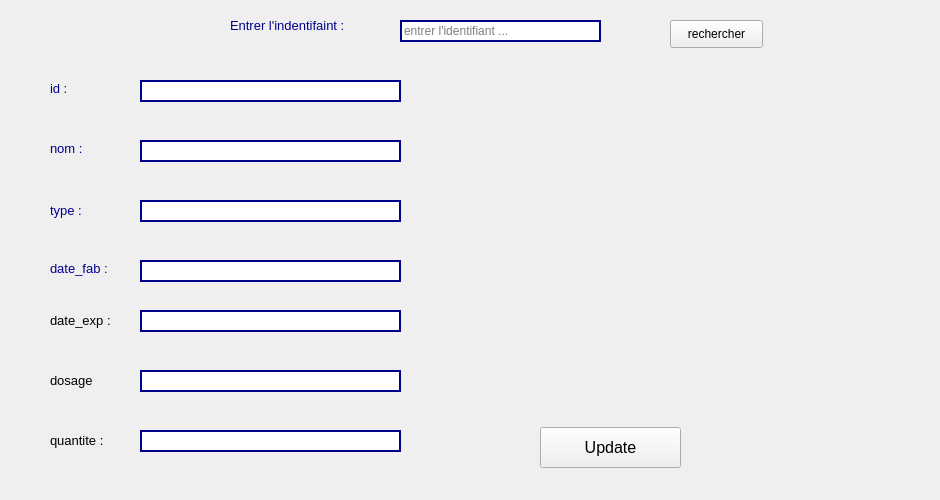
      <widget class="QWidget" name="tab_10">
       <attribute name="title">
        <string>Modifier medicament</string>
       </attribute>
       <widget class="QLabel" name="label_22">
        <property name="geometry">
         <rect>
          <x>-10</x>
          <y>0</y>
          <width>931</width>
          <height>491</height>
         </rect>
        </property>
        <property name="styleSheet">
         <string notr="true">color:darkblue</string>
        </property>
        <property name="text">
         <string/>
        </property>
        <property name="pixmap">
         <pixmap>../../Desktop/2A/Projet_C++/blue-medical-science-background-vector-19610567.jpg</pixmap>
        </property>
       </widget>
       <widget class="QLabel" name="label_23">
        <property name="geometry">
         <rect>
          <x>230</x>
          <y>10</y>
          <width>151</width>
          <height>31</height>
         </rect>
        </property>
        <property name="font">
         <font>
          <pointsize>10</pointsize>
         </font>
        </property>
        <property name="styleSheet">
         <string notr="true">color:darkblue</string>
        </property>
        <property name="text">
         <string>Entrer l'indentifaint :</string>
        </property>
       </widget>
       <widget class="QLineEdit" name="lineEdit_id_to_update">
        <property name="geometry">
         <rect>
          <x>400</x>
          <y>20</y>
          <width>201</width>
          <height>22</height>
         </rect>
        </property>
        <property name="styleSheet">
         <string notr="true">border-color:darkblue ;
border-style:solid;
border-width:2px;</string>
        </property>
        <property name="placeholderText">
         <string>entrer l'identifiant ...</string>
        </property>
       </widget>
       <widget class="QPushButton" name="pushButton">
        <property name="geometry">
         <rect>
          <x>670</x>
          <y>20</y>
          <width>93</width>
          <height>28</height>
         </rect>
        </property>
        <property name="text">
         <string>rechercher</string>
        </property>
       </widget>
       <widget class="QLabel" name="label_24">
        <property name="geometry">
         <rect>
          <x>50</x>
          <y>80</y>
          <width>55</width>
          <height>16</height>
         </rect>
        </property>
        <property name="font">
         <font>
          <pointsize>10</pointsize>
         </font>
        </property>
        <property name="styleSheet">
         <string notr="true">color:darkblue</string>
        </property>
        <property name="text">
         <string>id :</string>
        </property>
       </widget>
       <widget class="QLabel" name="label_25">
        <property name="geometry">
         <rect>
          <x>50</x>
          <y>140</y>
          <width>55</width>
          <height>16</height>
         </rect>
        </property>
        <property name="font">
         <font>
          <pointsize>10</pointsize>
         </font>
        </property>
        <property name="autoFillBackground">
         <bool>false</bool>
        </property>
        <property name="styleSheet">
         <string notr="true">color:darkblue</string>
        </property>
        <property name="text">
         <string>nom :</string>
        </property>
       </widget>
       <widget class="QLabel" name="label_26">
        <property name="geometry">
         <rect>
          <x>50</x>
          <y>200</y>
          <width>61</width>
          <height>21</height>
         </rect>
        </property>
        <property name="font">
         <font>
          <pointsize>10</pointsize>
         </font>
        </property>
        <property name="styleSheet">
         <string notr="true">color:darkblue</string>
        </property>
        <property name="text">
         <string>type :</string>
        </property>
       </widget>
       <widget class="QLabel" name="label_27">
        <property name="geometry">
         <rect>
          <x>50</x>
          <y>260</y>
          <width>81</width>
          <height>16</height>
         </rect>
        </property>
        <property name="font">
         <font>
          <pointsize>10</pointsize>
         </font>
        </property>
        <property name="styleSheet">
         <string notr="true">color:darkblue</string>
        </property>
        <property name="text">
         <string>date_fab :</string>
        </property>
       </widget>
       <widget class="QLabel" name="label_28">
        <property name="geometry">
         <rect>
          <x>50</x>
          <y>310</y>
          <width>81</width>
          <height>21</height>
         </rect>
        </property>
        <property name="font">
         <font>
          <pointsize>10</pointsize>
         </font>
        </property>
        <property name="text">
         <string>date_exp :</string>
        </property>
       </widget>
       <widget class="QLabel" name="label_29">
        <property name="geometry">
         <rect>
          <x>50</x>
          <y>370</y>
          <width>71</width>
          <height>21</height>
         </rect>
        </property>
        <property name="font">
         <font>
          <pointsize>10</pointsize>
         </font>
        </property>
        <property name="text">
         <string>dosage</string>
        </property>
       </widget>
       <widget class="QLabel" name="label_30">
        <property name="geometry">
         <rect>
          <x>50</x>
          <y>430</y>
          <width>71</width>
          <height>21</height>
         </rect>
        </property>
        <property name="font">
         <font>
          <pointsize>10</pointsize>
         </font>
        </property>
        <property name="text">
         <string>quantite :</string>
        </property>
       </widget>
       <widget class="QLineEdit" name="lineEdit_update_id">
        <property name="geometry">
         <rect>
          <x>140</x>
          <y>80</y>
          <width>261</width>
          <height>22</height>
         </rect>
        </property>
        <property name="styleSheet">
         <string notr="true">border-color:darkblue ;
border-style:solid;
border-width:2px;</string>
        </property>
       </widget>
       <widget class="QLineEdit" name="lineEdit_update_nom">
        <property name="geometry">
         <rect>
          <x>140</x>
          <y>140</y>
          <width>261</width>
          <height>22</height>
         </rect>
        </property>
        <property name="styleSheet">
         <string notr="true">border-color:darkblue ;
border-style:solid;
border-width:2px;</string>
        </property>
       </widget>
       <widget class="QLineEdit" name="lineEdit_update_type">
        <property name="geometry">
         <rect>
          <x>140</x>
          <y>200</y>
          <width>261</width>
          <height>22</height>
         </rect>
        </property>
        <property name="styleSheet">
         <string notr="true">border-color:darkblue ;
border-style:solid;
border-width:2px;</string>
        </property>
       </widget>
       <widget class="QLineEdit" name="lineEdit_update_datef">
        <property name="geometry">
         <rect>
          <x>140</x>
          <y>260</y>
          <width>261</width>
          <height>22</height>
         </rect>
        </property>
        <property name="styleSheet">
         <string notr="true">border-color:darkblue ;
border-style:solid;
border-width:2px;</string>
        </property>
       </widget>
       <widget class="QLineEdit" name="lineEdit_update_dateexp">
        <property name="geometry">
         <rect>
          <x>140</x>
          <y>310</y>
          <width>261</width>
          <height>22</height>
         </rect>
        </property>
        <property name="styleSheet">
         <string notr="true">border-color:darkblue ;
border-style:solid;
border-width:2px;</string>
        </property>
       </widget>
       <widget class="QLineEdit" name="lineEdit_update_dosage">
        <property name="geometry">
         <rect>
          <x>140</x>
          <y>370</y>
          <width>261</width>
          <height>22</height>
         </rect>
        </property>
        <property name="styleSheet">
         <string notr="true">border-color:darkblue ;
border-style:solid;
border-width:2px;</string>
        </property>
       </widget>
       <widget class="QLineEdit" name="lineEdit_update_quantite">
        <property name="geometry">
         <rect>
          <x>140</x>
          <y>430</y>
          <width>261</width>
          <height>22</height>
         </rect>
        </property>
        <property name="styleSheet">
         <string notr="true">border-color:darkblue ;
border-style:solid;
border-width:2px;</string>
        </property>
       </widget>
       <widget class="QPushButton" name="pushButton_UpdateMed">
        <property name="geometry">
         <rect>
          <x>540</x>
          <y>427</y>
          <width>141</width>
          <height>41</height>
         </rect>
        </property>
        <property name="font">
         <font>
          <pointsize>12</pointsize>
         </font>
        </property>
        <property name="text">
         <string>Update</string>
        </property>
       </widget>
      </widget>
